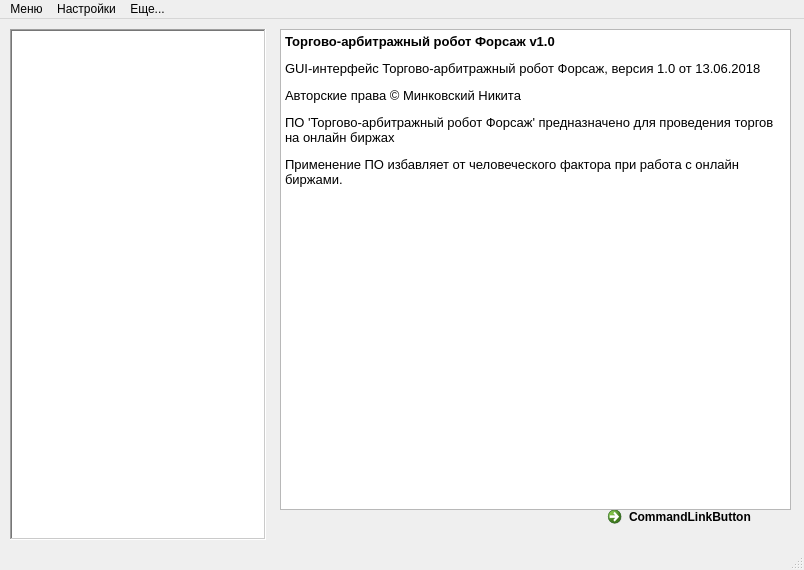
<?xml version="1.0" encoding="UTF-8"?>
<ui version="4.0">
 <class>MainWindow</class>
 <widget class="QMainWindow" name="MainWindow">
  <property name="geometry">
   <rect>
    <x>0</x>
    <y>0</y>
    <width>804</width>
    <height>570</height>
   </rect>
  </property>
  <property name="windowTitle">
   <string>MainWindow</string>
  </property>
  <widget class="QWidget" name="centralwidget">
   <widget class="QTreeView" name="treeView">
    <property name="geometry">
     <rect>
      <x>10</x>
      <y>10</y>
      <width>256</width>
      <height>511</height>
     </rect>
    </property>
    <property name="mouseTracking">
     <bool>false</bool>
    </property>
    <property name="tabletTracking">
     <bool>false</bool>
    </property>
    <property name="frameShape">
     <enum>QFrame::WinPanel</enum>
    </property>
    <property name="frameShadow">
     <enum>QFrame::Sunken</enum>
    </property>
    <property name="midLineWidth">
     <number>0</number>
    </property>
    <property name="animated">
     <bool>true</bool>
    </property>
    <property name="allColumnsShowFocus">
     <bool>false</bool>
    </property>
    <property name="headerHidden">
     <bool>false</bool>
    </property>
   </widget>
   <widget class="QCommandLinkButton" name="commandLinkButton">
    <property name="geometry">
     <rect>
      <x>600</x>
      <y>480</y>
      <width>191</width>
      <height>41</height>
     </rect>
    </property>
    <property name="text">
     <string>CommandLinkButton</string>
    </property>
   </widget>
   <widget class="QTextEdit" name="textEdit">
    <property name="geometry">
     <rect>
      <x>280</x>
      <y>10</y>
      <width>511</width>
      <height>481</height>
     </rect>
    </property>
    <property name="readOnly">
     <bool>true</bool>
    </property>
    <property name="html">
     <string>&lt;!DOCTYPE HTML PUBLIC &quot;-//W3C//DTD HTML 4.0//EN&quot; &quot;http://www.w3.org/TR/REC-html40/strict.dtd&quot;&gt;
&lt;html&gt;&lt;head&gt;&lt;meta name=&quot;qrichtext&quot; content=&quot;1&quot; /&gt;&lt;style type=&quot;text/css&quot;&gt;
p, li { white-space: pre-wrap; }
&lt;/style&gt;&lt;/head&gt;&lt;body style=&quot; font-family:'MS Shell Dlg 2'; font-size:8.25pt; font-weight:400; font-style:normal;&quot;&gt;
&lt;p style=&quot; margin-top:12px; margin-bottom:12px; margin-left:0px; margin-right:0px; -qt-block-indent:0; text-indent:0px; background-color:#ffffff;&quot;&gt;&lt;span style=&quot; font-family:'Courier New'; font-size:10pt; font-weight:600; color:#000000;&quot;&gt;Торгово-арбитражный робот Форсаж v1.0&lt;/span&gt;&lt;/p&gt;
&lt;p style=&quot; margin-top:12px; margin-bottom:12px; margin-left:0px; margin-right:0px; -qt-block-indent:0; text-indent:0px; background-color:#ffffff;&quot;&gt;&lt;span style=&quot; font-family:'Courier New'; font-size:10pt; color:#000000;&quot;&gt;GUI-интерфейс Торгово-арбитражный робот Форсаж, версия 1.0 от 13.06.2018&lt;/span&gt;&lt;/p&gt;
&lt;p style=&quot; margin-top:12px; margin-bottom:12px; margin-left:0px; margin-right:0px; -qt-block-indent:0; text-indent:0px; background-color:#ffffff;&quot;&gt;&lt;span style=&quot; font-family:'Courier New'; font-size:10pt; color:#000000;&quot;&gt;Авторские права © Минковский Никита&lt;/span&gt;&lt;/p&gt;
&lt;p style=&quot; margin-top:12px; margin-bottom:12px; margin-left:0px; margin-right:0px; -qt-block-indent:0; text-indent:0px; background-color:#ffffff;&quot;&gt;&lt;span style=&quot; font-family:'Courier New'; font-size:10pt; color:#000000;&quot;&gt;ПО 'Торгово-арбитражный робот Форсаж' предназначено для проведения торгов на онлайн биржах&lt;/span&gt;&lt;/p&gt;
&lt;p style=&quot; margin-top:12px; margin-bottom:12px; margin-left:0px; margin-right:0px; -qt-block-indent:0; text-indent:0px; background-color:#ffffff;&quot;&gt;&lt;span style=&quot; font-family:'Courier New'; font-size:10pt; color:#000000;&quot;&gt;Применение ПО избавляет от человеческого фактора при работа с онлайн биржами.&lt;/span&gt;&lt;/p&gt;&lt;/body&gt;&lt;/html&gt;</string>
    </property>
   </widget>
  </widget>
  <widget class="QMenuBar" name="menubar">
   <property name="geometry">
    <rect>
     <x>0</x>
     <y>0</y>
     <width>804</width>
     <height>21</height>
    </rect>
   </property>
   <widget class="QMenu" name="menu">
    <property name="title">
     <string>Меню</string>
    </property>
    <widget class="QMenu" name="menu_2">
     <property name="title">
      <string>Сигнал продажи</string>
     </property>
     <addaction name="action_4"/>
     <addaction name="action_5"/>
    </widget>
    <widget class="QMenu" name="menu_3">
     <property name="title">
      <string>Сигнал покупки</string>
     </property>
     <addaction name="action_6"/>
     <addaction name="action_7"/>
    </widget>
    <addaction name="menu_2"/>
    <addaction name="menu_3"/>
    <addaction name="action_3"/>
   </widget>
   <widget class="QMenu" name="menu_4">
    <property name="title">
     <string>Настройки</string>
    </property>
    <addaction name="action_8"/>
   </widget>
   <widget class="QMenu" name="menu_5">
    <property name="title">
     <string>Еще...</string>
    </property>
    <addaction name="action_9"/>
    <addaction name="action_10"/>
   </widget>
   <addaction name="menu"/>
   <addaction name="menu_4"/>
   <addaction name="menu_5"/>
  </widget>
  <widget class="QStatusBar" name="statusbar"/>
  <action name="action_3">
   <property name="text">
    <string>Просмотр логов</string>
   </property>
  </action>
  <action name="action_4">
   <property name="text">
    <string>Включить</string>
   </property>
  </action>
  <action name="action_5">
   <property name="text">
    <string>Отключить</string>
   </property>
  </action>
  <action name="action_6">
   <property name="text">
    <string>Включить</string>
   </property>
  </action>
  <action name="action_7">
   <property name="text">
    <string>Отключить</string>
   </property>
  </action>
  <action name="action_8">
   <property name="text">
    <string>Настройки программы</string>
   </property>
  </action>
  <action name="action_9">
   <property name="text">
    <string>Помощь</string>
   </property>
  </action>
  <action name="action_10">
   <property name="text">
    <string>О программе</string>
   </property>
  </action>
 </widget>
 <resources/>
 <connections/>
</ui>
